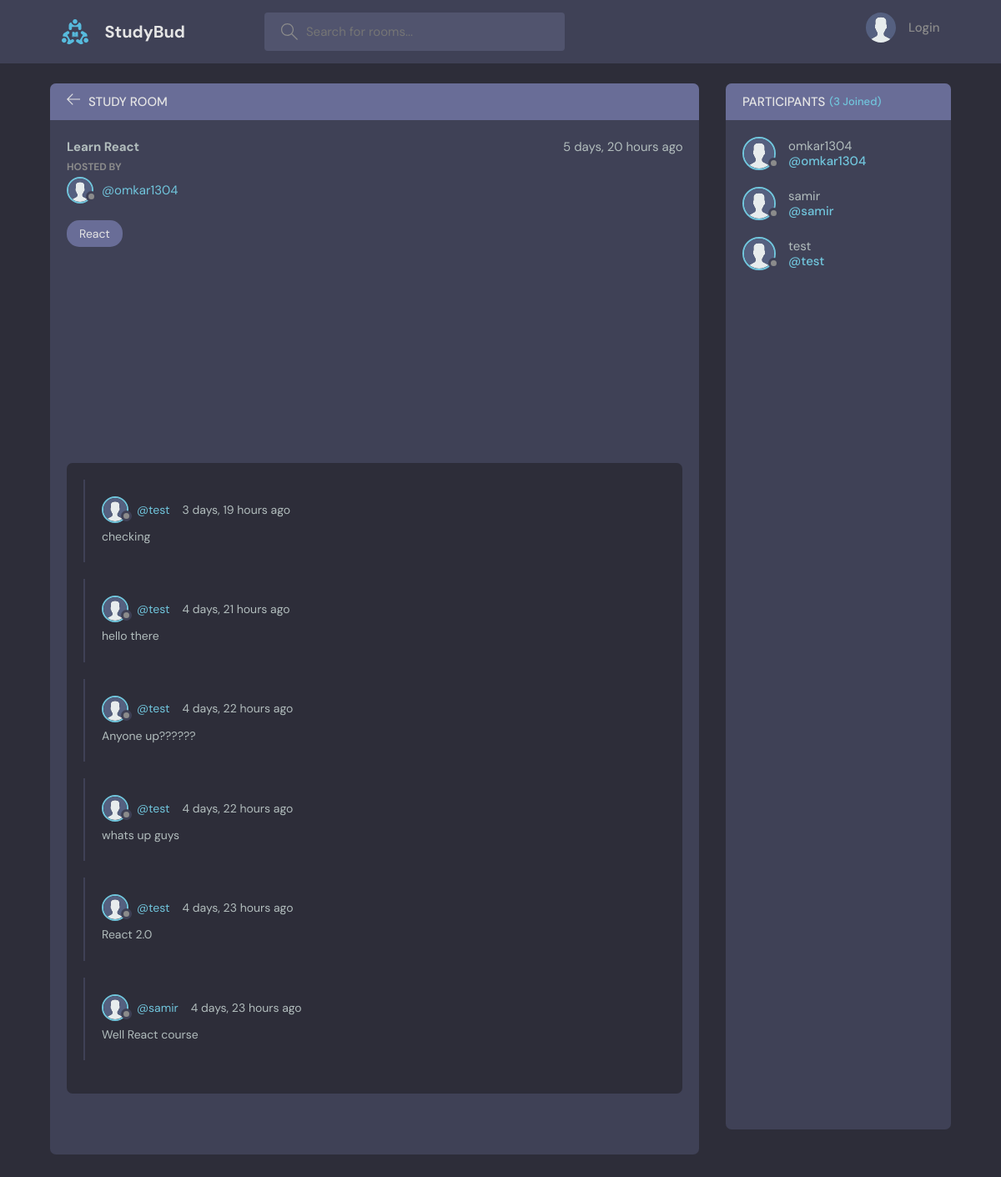
/room/5/, run on the app's committed database.
### base/models.py (models this page shows, shortened)
class Room(models.Model):
    host = models.ForeignKey(User, on_delete=models.SET_NULL, null=True)
    topic = models.ForeignKey(Topic, on_delete=models.SET_NULL, null=True)
    name = models.CharField(max_length=200)
    description = models.TextField(null=True, blank=True)
    participants = models.ManyToManyField(User, related_name='participants', blank=True)
    updated = models.DateTimeField(auto_now=True)
    created = models.DateTimeField(auto_now_add=True)
    class Meta:
        ordering = ['-updated', '-created']

class Topic(models.Model):
    name = models.CharField(max_length=200)

class Message(models.Model):
    user = models.ForeignKey(User, on_delete=models.CASCADE)
    room = models.ForeignKey(Room, on_delete=models.CASCADE)
    body = models.TextField()
    updated = models.DateTimeField(auto_now=True)
    created = models.DateField(auto_now_add=True)
    class Meta:
        ordering = ['-updated', '-created']

### base/views.py (the view, shortened to what this page needs)
# urls.py: path('room/<str:pk>/', views.room, name="room"),
@csrf_exempt
def room(request, pk):
    room = Room.objects.get(id=pk)
    room_mesaages = room.message_set.all()
    participants = room.participants.all()
    context = {'room' : room, 'room_mesaages': room_mesaages, 'participants' : participants}
    return render(request, 'base/room.html', context)

### base/templates/base/room.html (shortened to what this page needs)
{% extends "main.html" %}
{% load static %}
{% block content %}
    <main class="profile-page layout layout--2">
      <div class="container">
        <div class="room">
          <div class="room__top">
            <div class="room__topLeft">
              <a href="{{request.META.HTTP_REFERER}}">
                <svg version="1.1" xmlns="http://www.w3.org/2000/svg" width="32" height="32" viewBox="0 0 32 32">
                  <path
                    d="M13.723 2.286l-13.723 13.714 13.719 13.714 1.616-1.611-10.96-10.96h27.625v-2.286h-27.625l10.965-10.965-1.616-1.607z"
                  ></path>
                </svg>
              </a>
              <h3>Study Room</h3>
            </div>
          </div>
          <div class="room__box scroll">
            <div class="room__header scroll">
              <div class="room__info">
                <h4>{{room.name}}</h4>
                <span>{{room.created | timesince }} ago</span>
              </div>
              <div class="room__hosted">
                <p>Hosted By</p>
                <a href="{% url 'user-profile' room.host.id %}" class="room__author">
                  <div class="avatar avatar--small">
                    <img src="{% static "images/avatar.svg" %}" />
                  </div>
                  <span>@{{room.host.username}}</span>
                </a>
              </div>
              <span class="room__topics">{{room.topic.name}}</span>
            </div>
            <div class="room__conversation">
              <div class="threads scroll">
                {% for message in room_mesaages %}
                <div class="thread">
                  <div class="thread__top">
                    <div class="thread__author">
                      <a href="{% url 'user-profile' message.user.id %}" class="thread__authorInfo">
                        <div class="avatar avatar--small">
                          <img src="{% static "images/avatar.svg" %}" />
                        </div>
                        <span>@{{message.user.username}}</span>
                      </a>
                      <span class="thread__date">{{message.updated | timesince }} ago</span>
                    </div>
                  </div>
                  <div class="thread__details">
                    {{message.body}}
                  </div>
                </div>
                {% endfor %}
              </div>
            </div>
          </div>
        </div>
        <div class="participants">
          <h3 class="participants__top">Participants <span>({{participants.count}} Joined)</span></h3>
          <div class="participants__list scroll">
            {% for user in participants %}
            <a href="{% url 'user-profile' user.id %}" class="participant">
              <div class="avatar avatar--medium">
                <img src="{% static 'images/avatar.svg' %}" />
              </div>
              <p>
                {{user.username}}
                <span>@{{user.username}}</span>
              </p>
            </a>
            {% endfor %}
          </div>
        </div>
      </div>
    </main>
{% endblock content %}

### data on the page
Room: name "Learn React", created "5 days, 20 hours", host.username "omkar1304", topic.name "React"
Message: user.username "test", updated "3 days, 19 hours", body "checking"
Message: user.username "test", updated "4 days, 21 hours", body "hello there"
Message: user.username "test", updated "4 days, 22 hours", body "Anyone up??????"
Message: user.username "test", updated "4 days, 22 hours", body "whats up guys"
Message: user.username "test", updated "4 days, 23 hours", body "React 2.0"
Message: user.username "samir", updated "4 days, 23 hours", body "Well React course"

### other printed values
{{ participants.count }} "3"
{{ user.username }} "omkar1304"
{{ user.username }} "samir"
{{ user.username }} "test"
